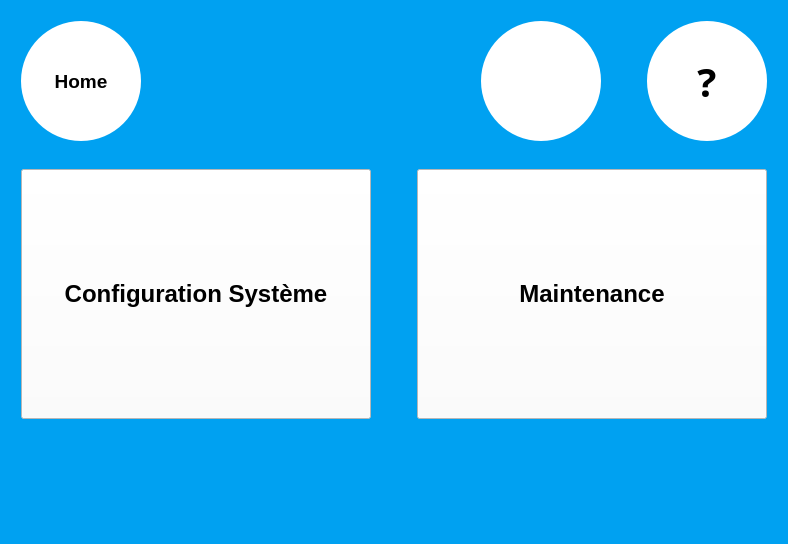
<?xml version="1.0" encoding="UTF-8"?>
<ui version="4.0">
 <class>Setting</class>
 <widget class="QWidget" name="Setting">
  <property name="geometry">
   <rect>
    <x>0</x>
    <y>0</y>
    <width>784</width>
    <height>544</height>
   </rect>
  </property>
  <property name="windowTitle">
   <string>Form</string>
  </property>
  <property name="styleSheet">
   <string notr="true">QWidget{
background-color: rgb(0, 161, 241);
}
QToolTip{	
	border:1px white;	
	border-radius:0px;  
	font : 15pt;
	background-color: rgb(114, 114, 114);
	color: rgb(255, 255, 255);	    	
}</string>
  </property>
  <layout class="QGridLayout" name="gridLayout">
   <item row="0" column="0">
    <layout class="QVBoxLayout" name="verticalLayout">
     <property name="margin">
      <number>5</number>
     </property>
     <item>
      <layout class="QHBoxLayout" name="horizontalLayout">
       <property name="margin">
        <number>5</number>
       </property>
       <item>
        <widget class="QToolButton" name="B_Home">
         <property name="minimumSize">
          <size>
           <width>120</width>
           <height>120</height>
          </size>
         </property>
         <property name="maximumSize">
          <size>
           <width>120</width>
           <height>120</height>
          </size>
         </property>
         <property name="palette">
          <palette>
           <active>
            <colorrole role="Button">
             <brush brushstyle="SolidPattern">
              <color alpha="255">
               <red>255</red>
               <green>255</green>
               <blue>255</blue>
              </color>
             </brush>
            </colorrole>
            <colorrole role="Base">
             <brush brushstyle="SolidPattern">
              <color alpha="255">
               <red>255</red>
               <green>255</green>
               <blue>255</blue>
              </color>
             </brush>
            </colorrole>
            <colorrole role="Window">
             <brush brushstyle="SolidPattern">
              <color alpha="255">
               <red>255</red>
               <green>255</green>
               <blue>255</blue>
              </color>
             </brush>
            </colorrole>
           </active>
           <inactive>
            <colorrole role="Button">
             <brush brushstyle="SolidPattern">
              <color alpha="255">
               <red>255</red>
               <green>255</green>
               <blue>255</blue>
              </color>
             </brush>
            </colorrole>
            <colorrole role="Base">
             <brush brushstyle="SolidPattern">
              <color alpha="255">
               <red>255</red>
               <green>255</green>
               <blue>255</blue>
              </color>
             </brush>
            </colorrole>
            <colorrole role="Window">
             <brush brushstyle="SolidPattern">
              <color alpha="255">
               <red>255</red>
               <green>255</green>
               <blue>255</blue>
              </color>
             </brush>
            </colorrole>
           </inactive>
           <disabled>
            <colorrole role="Button">
             <brush brushstyle="SolidPattern">
              <color alpha="255">
               <red>255</red>
               <green>255</green>
               <blue>255</blue>
              </color>
             </brush>
            </colorrole>
            <colorrole role="Base">
             <brush brushstyle="SolidPattern">
              <color alpha="255">
               <red>255</red>
               <green>255</green>
               <blue>255</blue>
              </color>
             </brush>
            </colorrole>
            <colorrole role="Window">
             <brush brushstyle="SolidPattern">
              <color alpha="255">
               <red>255</red>
               <green>255</green>
               <blue>255</blue>
              </color>
             </brush>
            </colorrole>
           </disabled>
          </palette>
         </property>
         <property name="font">
          <font>
           <pointsize>14</pointsize>
           <weight>75</weight>
           <bold>true</bold>
          </font>
         </property>
         <property name="styleSheet">
          <string notr="true">QToolButton{
background-color: rgb(255, 255, 255);
border-width:1px;
border-radius:60px;
max-width:120px;
max-height:120px;
min-width:120px;
min-height:120px;
}

QToolButton:pressed{ 
	background-color: rgb(222, 222, 222);

}</string>
         </property>
         <property name="text">
          <string>Home</string>
         </property>
         <property name="icon">
          <iconset resource="Src.qrc">
           <normaloff>:/ImgList/Home</normaloff>:/ImgList/Home</iconset>
         </property>
         <property name="iconSize">
          <size>
           <width>70</width>
           <height>70</height>
          </size>
         </property>
         <property name="toolButtonStyle">
          <enum>Qt::ToolButtonTextUnderIcon</enum>
         </property>
        </widget>
       </item>
       <item>
        <spacer name="horizontalSpacer">
         <property name="orientation">
          <enum>Qt::Horizontal</enum>
         </property>
         <property name="sizeHint" stdset="0">
          <size>
           <width>40</width>
           <height>20</height>
          </size>
         </property>
        </spacer>
       </item>
       <item>
        <widget class="QToolButton" name="B_Assistance">
         <property name="font">
          <font>
           <family>Droid Sans Georgian</family>
           <pointsize>30</pointsize>
           <weight>75</weight>
           <bold>true</bold>
          </font>
         </property>
         <property name="styleSheet">
          <string notr="true">QToolButton{
background-color: rgb(255, 255, 255);
border-width:1px;
border-radius:60px;
max-width:120px;
max-height:120px;
min-width:120px;
min-height:120px;
}

QToolButton:pressed{ 
	background-color: rgb(222, 222, 222);

}</string>
         </property>
         <property name="text">
          <string/>
         </property>
         <property name="icon">
          <iconset resource="Src.qrc">
           <normaloff>:/ImgList/BAssistance</normaloff>:/ImgList/BAssistance</iconset>
         </property>
         <property name="iconSize">
          <size>
           <width>70</width>
           <height>70</height>
          </size>
         </property>
         <property name="popupMode">
          <enum>QToolButton::DelayedPopup</enum>
         </property>
         <property name="toolButtonStyle">
          <enum>Qt::ToolButtonIconOnly</enum>
         </property>
         <property name="autoRaise">
          <bool>false</bool>
         </property>
        </widget>
       </item>
       <item>
        <spacer name="horizontalSpacer_6">
         <property name="orientation">
          <enum>Qt::Horizontal</enum>
         </property>
         <property name="sizeType">
          <enum>QSizePolicy::Fixed</enum>
         </property>
         <property name="sizeHint" stdset="0">
          <size>
           <width>40</width>
           <height>20</height>
          </size>
         </property>
        </spacer>
       </item>
       <item>
        <widget class="QToolButton" name="B_Help">
         <property name="palette">
          <palette>
           <active>
            <colorrole role="Button">
             <brush brushstyle="SolidPattern">
              <color alpha="255">
               <red>255</red>
               <green>255</green>
               <blue>255</blue>
              </color>
             </brush>
            </colorrole>
            <colorrole role="Base">
             <brush brushstyle="SolidPattern">
              <color alpha="255">
               <red>255</red>
               <green>255</green>
               <blue>255</blue>
              </color>
             </brush>
            </colorrole>
            <colorrole role="Window">
             <brush brushstyle="SolidPattern">
              <color alpha="255">
               <red>255</red>
               <green>255</green>
               <blue>255</blue>
              </color>
             </brush>
            </colorrole>
           </active>
           <inactive>
            <colorrole role="Button">
             <brush brushstyle="SolidPattern">
              <color alpha="255">
               <red>255</red>
               <green>255</green>
               <blue>255</blue>
              </color>
             </brush>
            </colorrole>
            <colorrole role="Base">
             <brush brushstyle="SolidPattern">
              <color alpha="255">
               <red>255</red>
               <green>255</green>
               <blue>255</blue>
              </color>
             </brush>
            </colorrole>
            <colorrole role="Window">
             <brush brushstyle="SolidPattern">
              <color alpha="255">
               <red>255</red>
               <green>255</green>
               <blue>255</blue>
              </color>
             </brush>
            </colorrole>
           </inactive>
           <disabled>
            <colorrole role="Button">
             <brush brushstyle="SolidPattern">
              <color alpha="255">
               <red>255</red>
               <green>255</green>
               <blue>255</blue>
              </color>
             </brush>
            </colorrole>
            <colorrole role="Base">
             <brush brushstyle="SolidPattern">
              <color alpha="255">
               <red>255</red>
               <green>255</green>
               <blue>255</blue>
              </color>
             </brush>
            </colorrole>
            <colorrole role="Window">
             <brush brushstyle="SolidPattern">
              <color alpha="255">
               <red>255</red>
               <green>255</green>
               <blue>255</blue>
              </color>
             </brush>
            </colorrole>
           </disabled>
          </palette>
         </property>
         <property name="font">
          <font>
           <family>Droid Sans Georgian</family>
           <pointsize>30</pointsize>
           <weight>75</weight>
           <bold>true</bold>
          </font>
         </property>
         <property name="styleSheet">
          <string notr="true">QToolButton{
background-color: rgb(255, 255, 255);
border-width:1px;
border-radius:60px;
max-width:120px;
max-height:120px;
min-width:120px;
min-height:120px;
}

QToolButton:pressed{ 
	background-color: rgb(222, 222, 222);

}</string>
         </property>
         <property name="text">
          <string>?</string>
         </property>
         <property name="popupMode">
          <enum>QToolButton::DelayedPopup</enum>
         </property>
         <property name="toolButtonStyle">
          <enum>Qt::ToolButtonIconOnly</enum>
         </property>
         <property name="autoRaise">
          <bool>false</bool>
         </property>
        </widget>
       </item>
      </layout>
     </item>
     <item>
      <spacer name="verticalSpacer_2">
       <property name="orientation">
        <enum>Qt::Vertical</enum>
       </property>
       <property name="sizeHint" stdset="0">
        <size>
         <width>20</width>
         <height>40</height>
        </size>
       </property>
      </spacer>
     </item>
     <item>
      <layout class="QHBoxLayout" name="horizontalLayout_2">
       <property name="margin">
        <number>5</number>
       </property>
       <item>
        <spacer name="horizontalSpacer_2">
         <property name="orientation">
          <enum>Qt::Horizontal</enum>
         </property>
         <property name="sizeHint" stdset="0">
          <size>
           <width>40</width>
           <height>20</height>
          </size>
         </property>
        </spacer>
       </item>
       <item>
        <widget class="QToolButton" name="B_MenuConfig">
         <property name="minimumSize">
          <size>
           <width>350</width>
           <height>250</height>
          </size>
         </property>
         <property name="maximumSize">
          <size>
           <width>350</width>
           <height>250</height>
          </size>
         </property>
         <property name="palette">
          <palette>
           <active>
            <colorrole role="Button">
             <brush brushstyle="SolidPattern">
              <color alpha="255">
               <red>255</red>
               <green>255</green>
               <blue>255</blue>
              </color>
             </brush>
            </colorrole>
            <colorrole role="Base">
             <brush brushstyle="SolidPattern">
              <color alpha="255">
               <red>255</red>
               <green>255</green>
               <blue>255</blue>
              </color>
             </brush>
            </colorrole>
            <colorrole role="Window">
             <brush brushstyle="SolidPattern">
              <color alpha="255">
               <red>255</red>
               <green>255</green>
               <blue>255</blue>
              </color>
             </brush>
            </colorrole>
           </active>
           <inactive>
            <colorrole role="Button">
             <brush brushstyle="SolidPattern">
              <color alpha="255">
               <red>255</red>
               <green>255</green>
               <blue>255</blue>
              </color>
             </brush>
            </colorrole>
            <colorrole role="Base">
             <brush brushstyle="SolidPattern">
              <color alpha="255">
               <red>255</red>
               <green>255</green>
               <blue>255</blue>
              </color>
             </brush>
            </colorrole>
            <colorrole role="Window">
             <brush brushstyle="SolidPattern">
              <color alpha="255">
               <red>255</red>
               <green>255</green>
               <blue>255</blue>
              </color>
             </brush>
            </colorrole>
           </inactive>
           <disabled>
            <colorrole role="Button">
             <brush brushstyle="SolidPattern">
              <color alpha="255">
               <red>255</red>
               <green>255</green>
               <blue>255</blue>
              </color>
             </brush>
            </colorrole>
            <colorrole role="Base">
             <brush brushstyle="SolidPattern">
              <color alpha="255">
               <red>255</red>
               <green>255</green>
               <blue>255</blue>
              </color>
             </brush>
            </colorrole>
            <colorrole role="Window">
             <brush brushstyle="SolidPattern">
              <color alpha="255">
               <red>255</red>
               <green>255</green>
               <blue>255</blue>
              </color>
             </brush>
            </colorrole>
           </disabled>
          </palette>
         </property>
         <property name="font">
          <font>
           <pointsize>18</pointsize>
           <weight>75</weight>
           <bold>true</bold>
          </font>
         </property>
         <property name="styleSheet">
          <string notr="true">QToolButton{
 background-color: rgb(255, 255, 255);
}

QToolButton:pressed{ 
	background-color: rgb(222, 222, 222);
}</string>
         </property>
         <property name="text">
          <string>Configuration Système</string>
         </property>
         <property name="icon">
          <iconset resource="Src.qrc">
           <normaloff>:/ImgList/Setting</normaloff>:/ImgList/Setting</iconset>
         </property>
         <property name="iconSize">
          <size>
           <width>150</width>
           <height>150</height>
          </size>
         </property>
         <property name="toolButtonStyle">
          <enum>Qt::ToolButtonTextUnderIcon</enum>
         </property>
        </widget>
       </item>
       <item>
        <spacer name="horizontalSpacer_4">
         <property name="orientation">
          <enum>Qt::Horizontal</enum>
         </property>
         <property name="sizeType">
          <enum>QSizePolicy::Fixed</enum>
         </property>
         <property name="sizeHint" stdset="0">
          <size>
           <width>40</width>
           <height>20</height>
          </size>
         </property>
        </spacer>
       </item>
       <item>
        <widget class="QToolButton" name="B_Maintenance">
         <property name="minimumSize">
          <size>
           <width>350</width>
           <height>250</height>
          </size>
         </property>
         <property name="maximumSize">
          <size>
           <width>350</width>
           <height>250</height>
          </size>
         </property>
         <property name="palette">
          <palette>
           <active>
            <colorrole role="Button">
             <brush brushstyle="SolidPattern">
              <color alpha="255">
               <red>255</red>
               <green>255</green>
               <blue>255</blue>
              </color>
             </brush>
            </colorrole>
            <colorrole role="Base">
             <brush brushstyle="SolidPattern">
              <color alpha="255">
               <red>255</red>
               <green>255</green>
               <blue>255</blue>
              </color>
             </brush>
            </colorrole>
            <colorrole role="Window">
             <brush brushstyle="SolidPattern">
              <color alpha="255">
               <red>255</red>
               <green>255</green>
               <blue>255</blue>
              </color>
             </brush>
            </colorrole>
           </active>
           <inactive>
            <colorrole role="Button">
             <brush brushstyle="SolidPattern">
              <color alpha="255">
               <red>255</red>
               <green>255</green>
               <blue>255</blue>
              </color>
             </brush>
            </colorrole>
            <colorrole role="Base">
             <brush brushstyle="SolidPattern">
              <color alpha="255">
               <red>255</red>
               <green>255</green>
               <blue>255</blue>
              </color>
             </brush>
            </colorrole>
            <colorrole role="Window">
             <brush brushstyle="SolidPattern">
              <color alpha="255">
               <red>255</red>
               <green>255</green>
               <blue>255</blue>
              </color>
             </brush>
            </colorrole>
           </inactive>
           <disabled>
            <colorrole role="Button">
             <brush brushstyle="SolidPattern">
              <color alpha="255">
               <red>255</red>
               <green>255</green>
               <blue>255</blue>
              </color>
             </brush>
            </colorrole>
            <colorrole role="Base">
             <brush brushstyle="SolidPattern">
              <color alpha="255">
               <red>255</red>
               <green>255</green>
               <blue>255</blue>
              </color>
             </brush>
            </colorrole>
            <colorrole role="Window">
             <brush brushstyle="SolidPattern">
              <color alpha="255">
               <red>255</red>
               <green>255</green>
               <blue>255</blue>
              </color>
             </brush>
            </colorrole>
           </disabled>
          </palette>
         </property>
         <property name="font">
          <font>
           <pointsize>18</pointsize>
           <weight>75</weight>
           <bold>true</bold>
          </font>
         </property>
         <property name="styleSheet">
          <string notr="true">QToolButton{
 background-color: rgb(255, 255, 255);
}

QToolButton:pressed{ 
	background-color: rgb(222, 222, 222);
}</string>
         </property>
         <property name="text">
          <string>Maintenance</string>
         </property>
         <property name="icon">
          <iconset resource="Src.qrc">
           <normaloff>:/ImgList/Maintenance</normaloff>:/ImgList/Maintenance</iconset>
         </property>
         <property name="iconSize">
          <size>
           <width>150</width>
           <height>150</height>
          </size>
         </property>
         <property name="toolButtonStyle">
          <enum>Qt::ToolButtonTextUnderIcon</enum>
         </property>
        </widget>
       </item>
       <item>
        <spacer name="horizontalSpacer_3">
         <property name="orientation">
          <enum>Qt::Horizontal</enum>
         </property>
         <property name="sizeHint" stdset="0">
          <size>
           <width>40</width>
           <height>20</height>
          </size>
         </property>
        </spacer>
       </item>
      </layout>
     </item>
     <item>
      <spacer name="verticalSpacer_3">
       <property name="orientation">
        <enum>Qt::Vertical</enum>
       </property>
       <property name="sizeHint" stdset="0">
        <size>
         <width>20</width>
         <height>40</height>
        </size>
       </property>
      </spacer>
     </item>
     <item>
      <spacer name="verticalSpacer">
       <property name="orientation">
        <enum>Qt::Vertical</enum>
       </property>
       <property name="sizeType">
        <enum>QSizePolicy::Preferred</enum>
       </property>
       <property name="sizeHint" stdset="0">
        <size>
         <width>20</width>
         <height>120</height>
        </size>
       </property>
      </spacer>
     </item>
    </layout>
   </item>
  </layout>
 </widget>
 <resources>
  <include location="Src.qrc"/>
 </resources>
 <connections/>
</ui>
